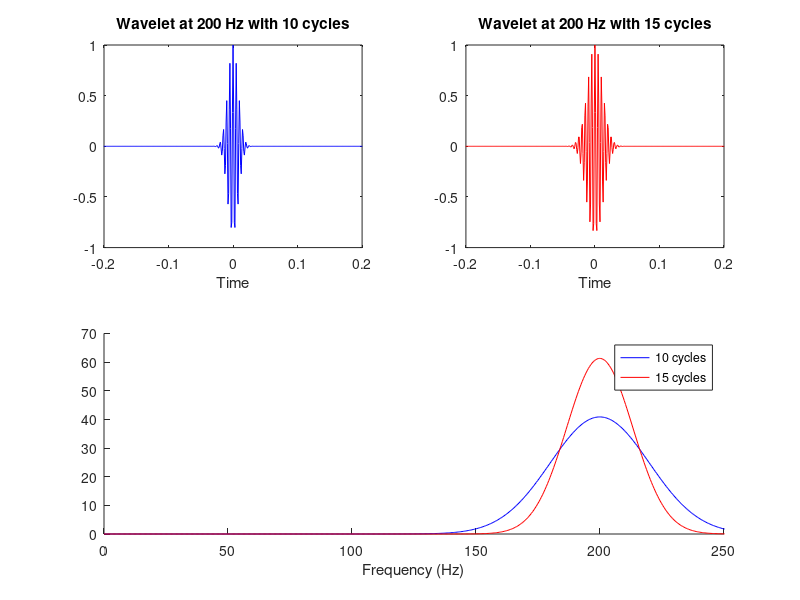
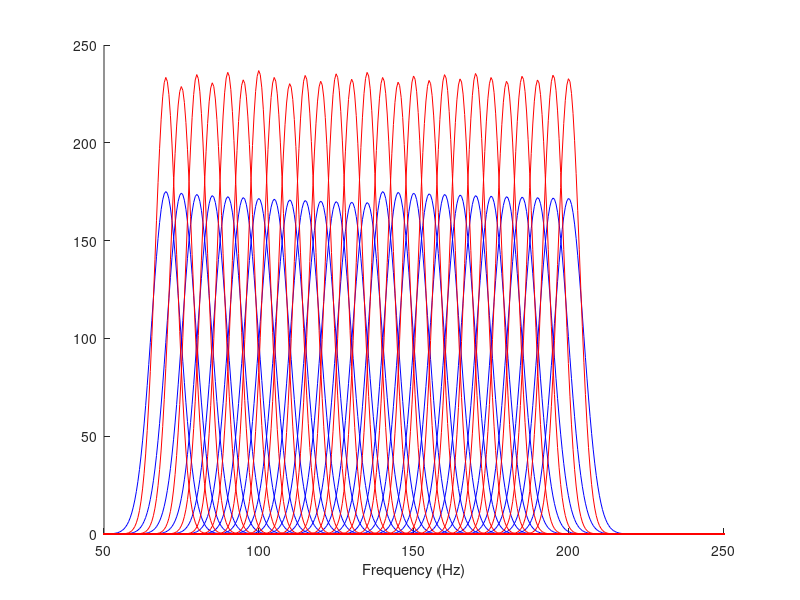
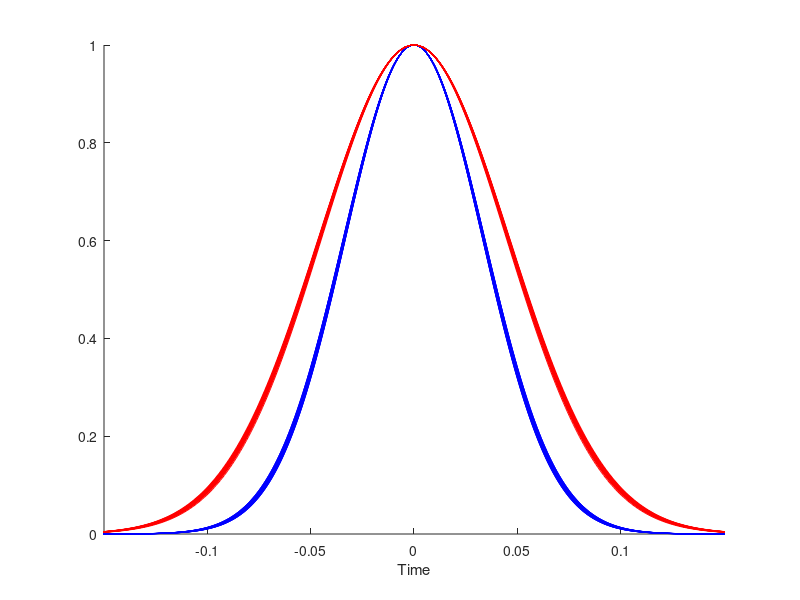
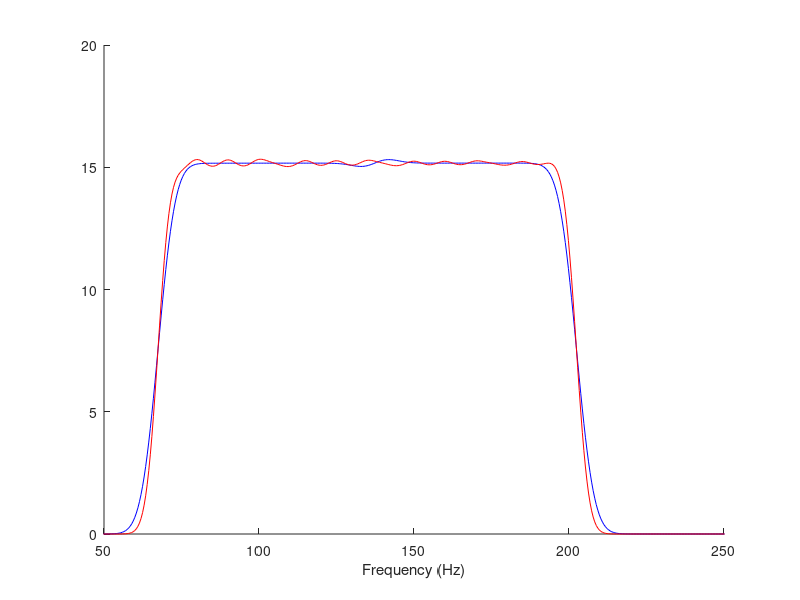

The MATLAB script that drew these images, in order: (Note: this script raises an error after producing the figures.)

srate=1024;


%% Figure 13.13
% Test Wavelet construction

srate=1024;

frequency = 200;
time      = -1:1/srate:1;
numcycles = [10 15 ];

wavecolors = 'br';

figure
for i=1:length(numcycles)
    % make wavelet
    wavelet = exp(2*1i*pi*frequency.*time) .* exp(-time.^2./(2*(numcycles(i)/(2*pi*frequency))^2));
    
    subplot(2,2,i)
    plot(time,real(wavelet),wavecolors(i))
    xlabel('Time')
    title([ 'Wavelet at ' num2str(frequency) ' Hz with ' num2str(numcycles(i)) ' cycles' ])
    set(gca,'xlim',[-.2 .2])
    
    subplot(2,1,2)
    hold on
    fft_wav = 2*abs(fft(wavelet));
    hz_wav  = linspace(0,srate/2,round(length(wavelet)/2)+1);
    plot(hz_wav,fft_wav(1:length(hz_wav)),wavecolors(i))
end

subplot(212)
xlabel('Frequency (Hz)')
set(gca,'xlim',[0 250])
legend({[ num2str(numcycles(1)) ' cycles' ];[ num2str(numcycles(2)) ' cycles' ]})

%% Figure 13.13
% Test Wavelet construction

% VARY FREQ
% frequency = [71:5:100] ;


linefq = 60; 
fqstep = 5; 
fqrng = [70 200]; 
line_param = 6; 
allfqs = (fqrng(1):fqstep:fqrng(end))';
badfqs = and(allfqs > line_param, abs(mod(allfqs,linefq) - linefq/2) > (linefq/2 - line_param));
allfqs = allfqs(~badfqs);

frequency = allfqs;
time      = -1:1/srate:1;
numcycles = [15 20];
srate=1024;

wavecolors = 'br';

test = zeros([length(numcycles),length(frequency),length(linspace(0,srate/2,round(length(time)/2)+1))]);
wavlettarry = zeros([length(numcycles),length(frequency),length(time)]);
for i=1:length(numcycles)
    for j=1:length(frequency)
        % make wavelet
        wavelet = exp(2*1i*pi*frequency(j).*time) .* exp(-time.^2./(2*(numcycles(i)/(2*pi*frequency(j)))^2));

%         subplot(2,2,i)
%         plot(time,real(wavelet),wavecolors(i))
%         xlabel('Time')
%         title([ 'Wavelet at ' num2str(frequency(j)) ' Hz with ' num2str(numcycles(i)) ' cycles' ])

        fft_wav = 2*abs(fft(wavelet));
        hz_wav  = linspace(0,srate/2,round(length(wavelet)/2)+1);
        test(i,j,:) = fft_wav(1:length(hz_wav));
        wavlettarry(i,j,:) = wavelet;
    end
end
figure(2)
clf
hold on
for i=1:length(numcycles)
    for j=1:length(frequency)
        plot(hz_wav,squeeze(test(i,j,:)),wavecolors(i))
    end
end
hold off
xlabel('Frequency (Hz)')
set(gca,'xlim',[60 250])
% legend({[ num2str(numcycles(1)) ' cycles' ];[ num2str(numcycles(2)) ' cycles' ]})

figure(3)
clf
hold on
for i=1:length(numcycles)
    for j=1:length(frequency)
        tempwavlet = squeeze(abs(hilbert(real(wavlettarry(i,j,:)))));
%         plot(time,abs(real(squeeze(mean(wavlettarry(i,j,:),2)))),wavecolors(i))
        plot(time,tempwavlet,wavecolors(i))
    end
end
hold off
xlabel('Time')
set(gca,'xlim',[-.2 .2])
% legend({[ num2str(numcycles(1)) ' cycles' ];[ num2str(numcycles(2)) ' cycles' ]})


% plot(time,tempwavlet)
% xlabel('Time')
% set(gca,'xlim',[-.2 .2])



figure(4)
clf
hold on
for i=1:length(numcycles)
    plot(hz_wav,squeeze(mean(test(i,:,:),2)),wavecolors(i))
end
hold off
xlabel('Frequency (Hz)')
set(gca,'xlim',[60 250])



%%
frequency = [100:10:200] ;
time      = -1:1/srate:1;
numcycles = [5 10];
srate=1024;
figure(2)
hold on
for i=1:length(numcycles)
    for j=1:length(frequency)
        % make wavelet
        
        
%         wavelet = exp(2*1i*pi*frequency(j).*time) .* exp(-time.^2./(2*(numcycles(i)/(2*pi*frequency(j)))^2));

%         subplot(2,2,i)
%         plot(time,real(wavelet),wavecolors(i))
%         xlabel('Time')
%         title([ 'Wavelet at ' num2str(frequency(j)) ' Hz with ' num2str(numcycles(i)) ' cycles' ])

        fft_wav = 2*abs(fft(wavelet));
        hz_wav  = linspace(0,srate/2,round(length(wavelet)/2)+1);
        plot(hz_wav,fft_wav(1:length(hz_wav)))
    end
end
hold off
xlabel('Frequency (Hz)')
set(gca,'xlim',[0 300])


%%


%% Figure 13.13
% Test Wavelet construction

% VARY wavelet width by frequency
% Set the wavelet width for the very first cycle then it will match the
% FWHM at all other frequencies -- 

linefq = srate/2; % changed from 60 hz line activity to include all freqs
fqstep = 5; 
fqrng = [70 200]; 
line_param = 5; 
numcycles = [15 20];

allfqs = (fqrng(1):fqstep:fqrng(end))';
badfqs = and(allfqs > line_param, abs(mod(allfqs,linefq) - linefq/2) > (linefq/2 - line_param));
allfqs = allfqs(~badfqs);

frequency = allfqs;
time      = -1:1/srate:1;
srate=1024;

wavecolors = 'brg';

% calculate FWHM for first wavelet for each cycle
numcycles_arry = [];
FWHM_arry = [];
for i=1:length(numcycles)
    j=1;
    wavelet = exp(2*1i*pi*frequency(j).*time) .* exp(-time.^2./(2*(numcycles(i)/(2*pi*frequency(j)))^2));
    fft_wav = 2*abs(fft(wavelet));
    hz_wav  = linspace(0,srate/2,round(length(wavelet)/2)+1);
    test = fft_wav(1:length(hz_wav));
    test = (test - min(test)) / ( max(test) - min(test) );
    [a maxval] =max((test));
    [a b] =min(abs(test(1:maxval-1)-.5));
    lefthz = hz_wav(b);
    [a b] =min(abs(test(maxval:end)-.5));
    righthz = hz_wav(b+maxval-1);
    refFWHM = righthz-lefthz;
%     plot(hz_wav,test)
%     set(gca,'xlim',[40 100])
    numcycles_arry(i,1) = numcycles(i);
    FWHM_arry(i,1) = refFWHM;
end

for i=1:length(numcycles)
    refFWHM = numcycles_arry(i,1);
    for j=2:length(frequency)
        test_cycle_arry = zeros(1,50);
        for k=1:length(test_cycle_arry) % test cycles
            wavelet = exp(2*1i*pi*frequency(j).*time) .* exp(-time.^2./(2*((numcycles(i)+k-1)/(2*pi*frequency(j)))^2));
            fft_wav = 2*abs(fft(wavelet));
            hz_wav  = linspace(0,srate/2,round(length(wavelet)/2)+1);
            test = fft_wav(1:length(hz_wav));
            test = (test - min(test)) / ( max(test) - min(test) );
            [a maxval] =max((test));
            [a b] =min(abs(test(1:maxval-1)-.5));
            lefthz = hz_wav(b);
            
            [a b] =min(abs(test(maxval:end)-.5));
            righthz = hz_wav(b+maxval-1);
            test_cycle_arry(k) = righthz-lefthz;  
% 
%             plot(hz_wav,test)
%             set(gca,'xlim',[40 100])
%             pause()
        end
        [a b] =min(abs(test_cycle_arry-FWHM_arry(i,1)));
        numcycles_arry(i,j) = numcycles_arry(i,1)+b-1;
    end
end


test = zeros([length(numcycles),length(frequency),length(linspace(0,srate/2,round(length(time)/2)+1))]);
wavlettarry = zeros([length(numcycles),length(frequency),length(time)]);
for i=1:length(numcycles)
    for j=1:length(frequency)
        % make wavelet
        wavelet = exp(2*1i*pi*frequency(j).*time) .* exp(-time.^2./(2*(numcycles_arry(i,j)/(2*pi*frequency(j)))^2));

%         subplot(2,2,i)
%         plot(time,real(wavelet),wavecolors(i))
%         xlabel('Time')
%         title([ 'Wavelet at ' num2str(frequency(j)) ' Hz with ' num2str(numcycles(i)) ' cycles' ])

        fft_wav = 2*abs(fft(wavelet));
        hz_wav  = linspace(0,srate/2,round(length(wavelet)/2)+1);
        test(i,j,:) = fft_wav(1:length(hz_wav));
        wavlettarry(i,j,:) = wavelet;
    end
end
figure(2)
clf
hold on
for i=1:length(numcycles)
    for j=1:length(frequency)
        plot(hz_wav,squeeze(test(i,j,:)),wavecolors(i))
    end
end
hold off
xlabel('Frequency (Hz)')
set(gca,'xlim',[50 250])
% legend({[ num2str(numcycles(1)) ' cycles' ];[ num2str(numcycles(2)) ' cycles' ]})

figure(3)
clf
hold on
for i=1:length(numcycles)
    for j=1:length(frequency)
        tempwavlet = squeeze(abs(hilbert(real(wavlettarry(i,j,:)))));
%         plot(time,abs(real(squeeze(mean(wavlettarry(i,j,:),2)))),wavecolors(i))
        plot(time,tempwavlet,wavecolors(i))
    end
end
hold off
xlabel('Time')
set(gca,'xlim',[-.15 .15])
set(gca,'ylim',[0 1])
% legend({[ num2str(numcycles(1)) ' cycles' ];[ num2str(numcycles(2)) ' cycles' ]})

% plot(time,tempwavlet)
% xlabel('Time')
% set(gca,'xlim',[-.2 .2])



figure(4)
clf
hold on
for i=1:length(numcycles)
    plot(hz_wav,squeeze(mean(test(i,:,:),2)),wavecolors(i))
end
hold off
xlabel('Frequency (Hz)')
set(gca,'xlim',[50 250])

%%

% test on data

% data = squeeze(EEG.data(39,:,:));

linefq = srate/2; 
fqstep = 5; 
fqrng = [70 200]; 
line_param = 10; 
wav_width = 20;
fs=1024;
srate=1024;
do_log = false;
variablefreq = true;

% generate sine waves of known properties
% list some frequencies
frex = [80 70 150];

% list some random amplitudes... make sure there are 
% the same number of amplitudes as there are frequencies!
amplit = [5 10 2];

% phases... list some random numbers between -pi and pi
phases = [  pi/3  pi/8 pi];%  pi  pi/2  -pi/4 ];

% define time...
time1=-2:1/fs:0-1/fs;
time2=0:1/fs:2-1/fs;
times = [time1 time2];

% now we loop through frequencies and create sine waves
sine_waves = zeros(length(frex),length(time1)+length(time2)); % remember: always initialize!
for fi=1:2
    sine_waves(fi,:) = [amplit(fi) * sin(2*pi*frex(fi).*time1 + phases(fi)), 5*amplit(fi) * sin(2*pi*frex(fi).*time1 + phases(fi))];
end
sine_waves(3,:) = amplit(fi) * sin(2*pi*frex(fi).*times + phases(fi));

% bb = bbpower(sum(sine_waves)', fs, fqrng, fqstep, wav_width, do_log, linefq, variablefreq, baseline1,baseline2);
[bb freqmap] = bbpower(data, fs, fqrng, fqstep, wav_width, do_log, linefq, variablefreq, baseline1,baseline2);
% test = mean(bb(1024:3072,:),2);
test = mean(bb,2);
xmean = mean(test(1:923));
xstd = std(test(1:923));
test = (test-xmean)/xstd;

for i=1:size(freqmap,2)
    xmean = mean(freqmap(1:923,i));
    xstd = std(freqmap(1:923,i));
    freqmap(:,i) = (freqmap(:,i)-xmean)/xstd;
end

times = -1:1/srate:1;

figure(4)
plot(times,test)
ylim([-5 30])
set(gca,'xlim',[-1 1.000])
figure
frex = linspace(fqrng(1),fqrng(2),size(freqmap,2));
contourf(times,frex,freqmap',40,'linecolor','none')
% mesh(times,frex,freqmap')
set(gca,'xlim',[-1 1.000])
% rotate3d on






